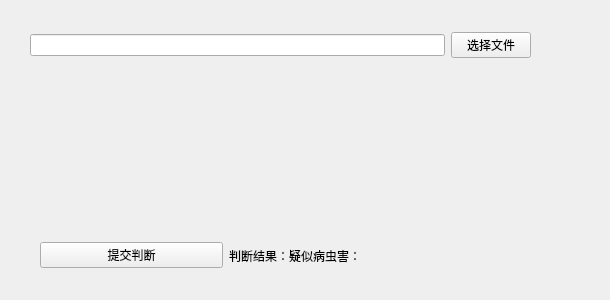
   <widget class="QWidget" name="p7">
    <widget class="QWidget" name="choose" native="true">
     <property name="geometry">
      <rect>
       <x>30</x>
       <y>20</y>
       <width>501</width>
       <height>50</height>
      </rect>
     </property>
     <layout class="QHBoxLayout" name="horizontalLayout_7">
      <item>
       <widget class="QLineEdit" name="imain"/>
      </item>
      <item>
       <widget class="QPushButton" name="choosebt">
        <property name="text">
         <string>选择文件</string>
        </property>
       </widget>
      </item>
     </layout>
    </widget>
    <widget class="QWidget" name="result" native="true">
     <property name="geometry">
      <rect>
       <x>40</x>
       <y>220</y>
       <width>561</width>
       <height>71</height>
      </rect>
     </property>
     <layout class="QHBoxLayout" name="horizontalLayout_8">
      <item>
       <widget class="QPushButton" name="sub">
        <property name="text">
         <string>提交判断</string>
        </property>
       </widget>
      </item>
      <item>
       <widget class="QLabel" name="label_10">
        <property name="text">
         <string>判断结果：疑似病虫害：</string>
        </property>
       </widget>
      </item>
      <item>
       <widget class="QLabel" name="con">
        <property name="text">
         <string/>
        </property>
       </widget>
      </item>
     </layout>
    </widget>
    <widget class="QLabel" name="imshow">
     <property name="geometry">
      <rect>
       <x>100</x>
       <y>120</y>
       <width>72</width>
       <height>15</height>
      </rect>
     </property>
     <property name="text">
      <string/>
     </property>
    </widget>
   </widget>
